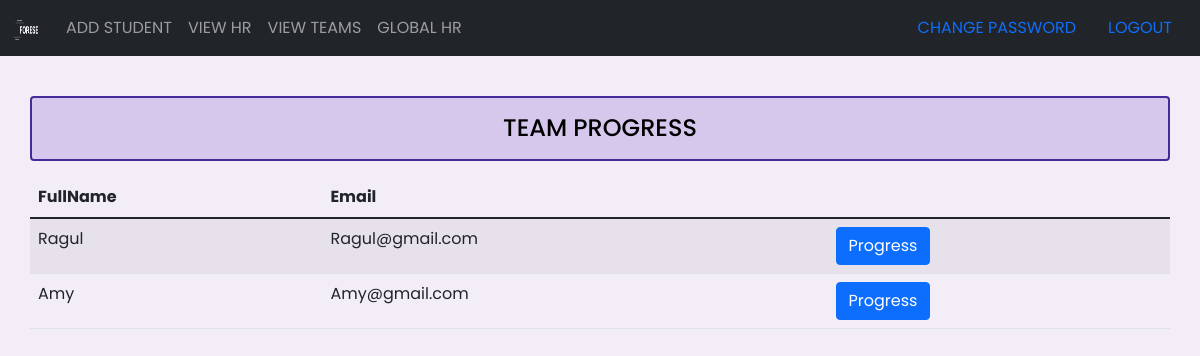
Page /team_eds/view_team/ (signed in) on the committed database.
### team_eds/models.py (models this page shows)
class TeamMatch(models.Model):
    team_ed=models.ForeignKey(TeamEDS,on_delete=models.CASCADE)
    student_users=models.ForeignKey(User,on_delete=models.CASCADE)

### accounts/models.py (models this page shows, shortened)
class User(AbstractBaseUser):
    fullname=models.CharField(max_length=50,null=True)
    email = models.EmailField(verbose_name='email address',max_length=255,unique=True)
    is_active = models.BooleanField(default=True)
    is_admin = models.BooleanField(default=False)
    user_type=models.CharField(max_length=35,null=True,choices=UserChoice)
    objects = MyUserManager()
    USERNAME_FIELD = 'email'
    REQUIRED_FIELDS = []

### team_eds/views.py (the view)
# urls.py: path('view_team/',views.view_team,name='teams_eds_view_team'),
def view_team(request):
    if request.user.is_authenticated and check_team_ed(request.user):
        team=TeamEDS.objects.filter(head_user=request.user).first()
        students=TeamMatch.objects.all().filter(team_ed=team)
        return render(request,'team_eds/view_team.html',{"students":students})
    else:
        return redirect('teams_eds_login')

### team_eds/views.py (called while the page is built)
def check_team_ed(user):
    if user.user_type == 'TEAM_ED':
        return True
    else:
	    return False

### team_eds/templates/team_eds/view_team.html (shortened to what this page needs)
{% extends 'team_eds/layout.html' %}
{% load static %}
{% block main %}
<div class="row">
        <h4 class="text-center alert alert-info heading"> TEAM PROGRESS</h4>
        <table class="table table-striped">
        <thead >
            <tr>
            <th scope="col">FullName</th>
            <th scope="col">Email</th>
            </tr>
        </thead>
        <tbody>
        {% for stud in students %}
            <tr>
                <td>{{stud.student_users.fullname}}</td>
                <td>{{stud.student_users.email}}</td>
                <td><a href="{% url 'teams_eds_progress' email=stud.student_users.email %}"><button type="button" class="btn btn-primary">Progress</button></a></td>
            </tr>
           {% endfor %}
        </tbody>
        </table>
</div>
{% endblock %}

### team_eds/templates/team_eds/layout.html (style rules this page uses)
body { font-family: 'Poppins', sans-serif; background-color: #f2edf7; }
.heading { border: 2px solid #472a99; background-color:#d5c8ec; color:black; }

### rows in the picture
TeamMatch: student_users.fullname "Ragul", student_users.email "Ragul@gmail.com"
TeamMatch: student_users.fullname "Amy", student_users.email "Amy@gmail.com"
